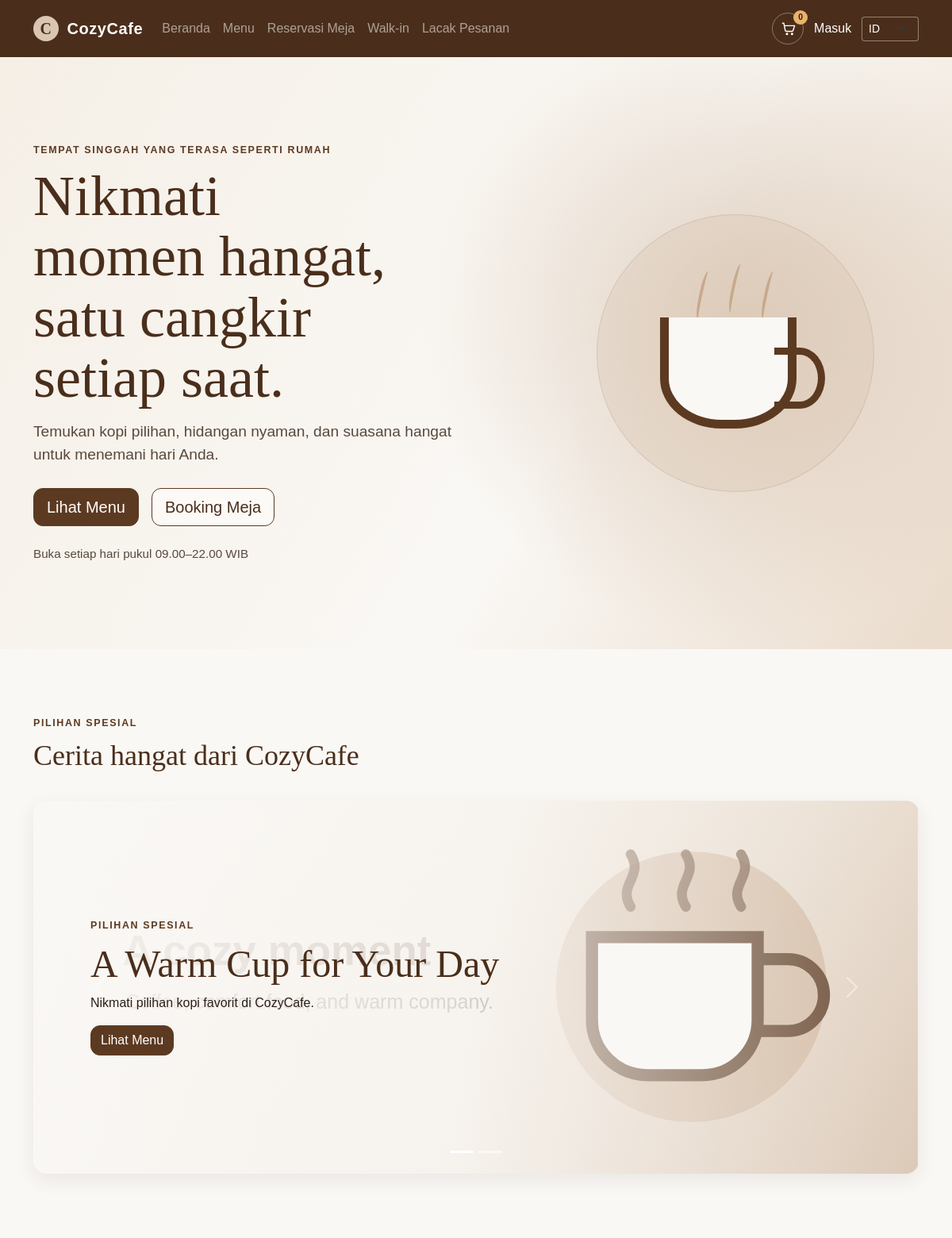
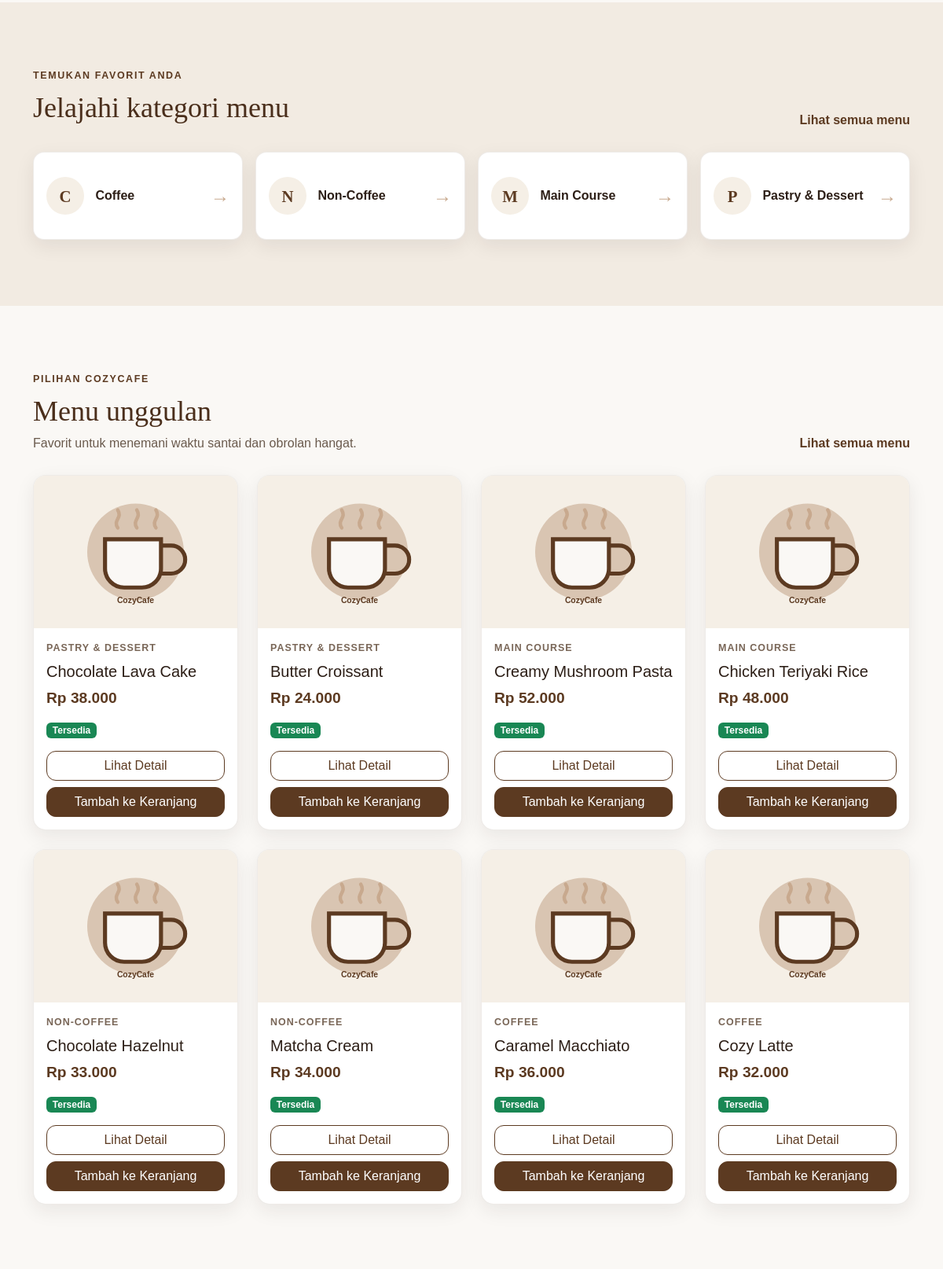
The page / (upper part) on the database its author committed (2 pictures, top to bottom).
### tables this page shows
CREATE TABLE IF NOT EXISTS banners (
    id INT UNSIGNED NOT NULL AUTO_INCREMENT,
    title VARCHAR(150) NOT NULL,
    description TEXT NULL,
    image VARCHAR(255) NOT NULL,
    button_text VARCHAR(80) NULL,
    button_url VARCHAR(255) NULL,
    start_date DATE NOT NULL,
    end_date DATE NOT NULL,
    sort_order INT NOT NULL DEFAULT 0,
    is_active TINYINT(1) NOT NULL DEFAULT 1,
    created_at DATETIME NOT NULL DEFAULT CURRENT_TIMESTAMP,
    PRIMARY KEY (id),
    KEY idx_banners_active_dates_order (is_active, start_date, end_date, sort_order)
);

CREATE TABLE IF NOT EXISTS categories (
    id INT UNSIGNED NOT NULL AUTO_INCREMENT,
    name VARCHAR(100) NOT NULL,
    slug VARCHAR(120) NOT NULL,
    sort_order INT NOT NULL DEFAULT 0,
    is_active TINYINT(1) NOT NULL DEFAULT 1,
    created_at DATETIME NOT NULL DEFAULT CURRENT_TIMESTAMP,
    PRIMARY KEY (id),
    UNIQUE KEY uq_categories_name (name),
    UNIQUE KEY uq_categories_slug (slug),
    KEY idx_categories_active_order (is_active, sort_order)
);

CREATE TABLE IF NOT EXISTS products (
    id INT UNSIGNED NOT NULL AUTO_INCREMENT,
    category_id INT UNSIGNED NOT NULL,
    name VARCHAR(150) NOT NULL,
    slug VARCHAR(170) NOT NULL,
    image VARCHAR(255) NULL,
    description TEXT NULL,
    price DECIMAL(12,2) UNSIGNED NOT NULL,
    stock INT UNSIGNED NOT NULL DEFAULT 0,
    is_available TINYINT(1) NOT NULL DEFAULT 1,
    is_featured TINYINT(1) NOT NULL DEFAULT 0,
    created_at DATETIME NOT NULL DEFAULT CURRENT_TIMESTAMP,
    updated_at DATETIME NOT NULL DEFAULT CURRENT_TIMESTAMP ON UPDATE CURRENT_TIMESTAMP,
    PRIMARY KEY (id),
    UNIQUE KEY uq_products_slug (slug),
    KEY idx_products_category_available (category_id, is_available),
    KEY idx_products_featured_available (is_featured, is_available),
    CONSTRAINT fk_products_category
        FOREIGN KEY (category_id) REFERENCES categories (id)
        ON UPDATE CASCADE ON DELETE RESTRICT
);

### includes/functions.php (called while the page is built, shortened)
<?php
function cozycafe_app_path(string $relativePath = ''): string
{
    require_once dirname(__DIR__) . DIRECTORY_SEPARATOR . 'config' . DIRECTORY_SEPARATOR . 'env.php';
    $appUrl = cozycafe_env('APP_URL', 'http://localhost/cozycafe');
    $basePath = parse_url((string) $appUrl, PHP_URL_PATH);
    $basePath = is_string($basePath) ? rtrim($basePath, '/') : '';
    return ($basePath === '' ? '' : $basePath) . '/' . $relativePath;
}
function e(string|int|float|null $value): string
{
    return htmlspecialchars((string) ($value ?? ''), ENT_QUOTES | ENT_SUBSTITUTE, 'UTF-8');
}
function format_rupiah(int|float|string $amount): string
{
    $numericAmount = (float) $amount;
    return 'Rp ' . number_format($numericAmount, 0, ',', '.');
}
function __(string $key, array $replacements = []): string
{
    $language = $_SESSION['lang'] ?? 'id';
    static $catalogues = [];
    if (!isset($catalogues[$language])) {
        $cataloguePath = dirname(__DIR__) . DIRECTORY_SEPARATOR . 'languages' . DIRECTORY_SEPARATOR . $language . '.php';
        $catalogue = require $cataloguePath;
        $catalogues[$language] = $catalogue;
    }
    $text = $catalogues[$language][$key] ?? null;
    $mappedReplacements = [];
    return strtr($text, $mappedReplacements);
}

### config/env.php (called while the page is built, shortened)
<?php
function cozycafe_env(string $key, ?string $default = null): ?string
{
    $value = getenv($key);
    return $value === false ? $default : $value;
}

### includes/storefront.php (the view, shortened to what this page needs)
<?php
require_once __DIR__ . DIRECTORY_SEPARATOR . 'functions.php';
function cozycafe_storefront_image(?string $image, string $type): string
{
    $directory = $type === 'product' ? 'products' : 'banners';
    $fallback = $type === 'product'
        ? 'assets/images/menu-placeholder.svg'
        : 'assets/images/banner-placeholder.svg';
    if (
        is_string($image)
        && preg_match(
            '/\Auploads\/' . preg_quote($directory, '/') . '\/[A-Za-z0-9][A-Za-z0-9._-]{0,248}\.(?:jpe?g|png|webp)\z/i',
            $image
        ) === 1
    ) {
        $filePath = dirname(__DIR__) . DIRECTORY_SEPARATOR
            . str_replace('/', DIRECTORY_SEPARATOR, $image);
    }
    return cozycafe_app_path($fallback);
}
function cozycafe_storefront_url(?string $url): ?string
{
    $parts = parse_url($url);
    return cozycafe_app_path($url);
}
function cozycafe_storefront_route_available(string $relativePath): bool
{
    return is_file(
        dirname(__DIR__) . DIRECTORY_SEPARATOR
        . str_replace('/', DIRECTORY_SEPARATOR, $relativePath)
    );
}
function render_storefront_product_card(array $product): void
{
    $slug = (string) ($product['slug'] ?? '');
    $detailUrl = cozycafe_app_path('customer/product-detail.php?slug=' . rawurlencode($slug));
    $inStock = (int) ($product['stock'] ?? 0) > 0 && (int) ($product['is_available'] ?? 0) === 1;
    ?>
    <article class="card card-cozy product-card h-100">
        <a class="product-card__image-link" href="<?= e($detailUrl) ?>">
            <img
                class="product-card__image"
                src="<?= e(cozycafe_storefront_image(
                    isset($product['image']) && is_string($product['image']) ? $product['image'] : null,
                    'product'
                )) ?>"
                alt="<?= e($product['name'] ?? '') ?>"
                loading="lazy"
            >
        </a>
        <div class="card-body d-flex flex-column">
            <?php if (isset($product['category_name'])): ?>
                <p class="product-card__category mb-2"><?= e($product['category_name']) ?></p>
            <?php endif; ?>
            <h3 class="h5 card-title">
                <a class="product-card__title" href="<?= e($detailUrl) ?>"><?= e($product['name'] ?? '') ?></a>
            </h3>
            <p class="product-card__price mb-3"><?= e(format_rupiah((string) ($product['price'] ?? '0'))) ?></p>
            <?php if ($inStock): ?>
                <span class="badge text-bg-success align-self-start mb-3"><?= e(__('storefront.available')) ?></span>
            <?php else: ?>
                <span class="badge text-bg-secondary align-self-start mb-3"><?= e(__('storefront.sold_out')) ?></span>
            <?php endif; ?>
            <div class="mt-auto d-grid gap-2">
                <a class="btn btn-outline-cozy" href="<?= e($detailUrl) ?>"><?= e(__('button.view_details')) ?></a>
                <form method="post" action="<?= e(cozycafe_app_path('customer/cart_action.php')) ?>" data-cart-form>
                    <button class="btn btn-cozy w-100" type="submit"<?= !$inStock ? ' disabled' : '' ?>>
                        <?= e(__('button.add_to_cart')) ?>
                    </button>
                </form>
            </div>
        </div>
    </article>
    <?php
}

### index.php (shortened to what this page needs)
<?php
require_once __DIR__ . DIRECTORY_SEPARATOR . 'includes' . DIRECTORY_SEPARATOR . 'functions.php';
require_once __DIR__ . DIRECTORY_SEPARATOR . 'includes' . DIRECTORY_SEPARATOR . 'storefront.php';
$pdo = require __DIR__ . DIRECTORY_SEPARATOR . 'config' . DIRECTORY_SEPARATOR . 'database.php';
$bannerQuery = $pdo->query(
    'SELECT title, description, image, button_text, button_url
     FROM banners
     WHERE is_active = 1
       AND start_date <= CURRENT_DATE()
       AND end_date >= CURRENT_DATE()
     ORDER BY sort_order ASC, id ASC'
);
$banners = $bannerQuery->fetchAll();
$categoryQuery = $pdo->query(
    'SELECT id, name, slug
     FROM categories
     WHERE is_active = 1
     ORDER BY sort_order ASC, name ASC'
);
$categories = $categoryQuery->fetchAll();
$featuredQuery = $pdo->query(
    'SELECT p.id, p.category_id, p.name, p.slug, p.image, p.description, p.price,
            p.stock, p.is_available, c.name AS category_name
     FROM products p
     INNER JOIN categories c ON c.id = p.category_id
     WHERE p.is_featured = 1
       AND c.is_active = 1
     ORDER BY p.created_at DESC, p.id DESC
     LIMIT 8'
);
$featuredProducts = $featuredQuery->fetchAll();
require __DIR__ . DIRECTORY_SEPARATOR . 'includes' . DIRECTORY_SEPARATOR . 'header.php';
?>
<section class="hero-section">
    <div class="container">
        <div class="hero-content">
            <p class="eyebrow"><?= e(__('storefront.hero_eyebrow')) ?></p>
            <h1><?= e(__('storefront.hero_title')) ?></h1>
            <p class="hero-copy"><?= e(__('storefront.hero_intro')) ?></p>
            <div class="d-flex flex-wrap gap-3">
                <a class="btn btn-cozy btn-lg" href="<?= e(cozycafe_app_path('customer/menu.php')) ?>">
                    <?= e(__('storefront.view_menu')) ?>
                </a>
                <?php if (cozycafe_storefront_route_available('customer/reservations/index.php')): ?>
                    <a class="btn btn-outline-cozy-light btn-lg" href="<?= e(cozycafe_app_path('customer/reservations/index.php')) ?>">
                        <?= e(__('button.book_table')) ?>
                    </a>
                <?php else: ?>
                    <span class="btn btn-outline-cozy-light btn-lg disabled" aria-disabled="true" title="<?= e(__('storefront.reservations_coming_soon')) ?>">
                        <?= e(__('button.book_table')) ?>
                    </span>
                <?php endif; ?>
            </div>
            <p class="hero-hours mt-4 mb-0"><?= e(__('storefront.operating_hours')) ?></p>
        </div>
        <div class="hero-decoration" aria-hidden="true">
            <div class="hero-cup">
                <span class="hero-steam hero-steam--one"></span>
                <span class="hero-steam hero-steam--two"></span>
                <span class="hero-steam hero-steam--three"></span>
                <span class="hero-cup__body"></span>
                <span class="hero-cup__handle"></span>
            </div>
        </div>
    </div>
</section>
<?php if ($banners !== []): ?>
    <section class="section-space container" aria-labelledby="promotions-title">
        <div class="section-heading">
            <div>
                <p class="eyebrow"><?= e(__('storefront.promotion_eyebrow')) ?></p>
                <h2 id="promotions-title"><?= e(__('storefront.promotions_title')) ?></h2>
            </div>
        </div>
        <div id="cozycafePromotions" class="carousel slide promotion-carousel" data-bs-ride="carousel">
            <?php if (count($banners) > 1): ?>
                <div class="carousel-indicators">
                    <?php foreach ($banners as $index => $banner): ?>
                        <button
                            type="button"
                            data-bs-target="#cozycafePromotions"
                            data-bs-slide-to="<?= e($index) ?>"
                            class="<?= $index === 0 ? 'active' : '' ?>"
                            aria-current="<?= $index === 0 ? 'true' : 'false' ?>"
                            aria-label="<?= e(__('storefront.promotion_slide')) ?> <?= e($index + 1) ?>"
                        ></button>
                    <?php endforeach; ?>
                </div>
            <?php endif; ?>
            <div class="carousel-inner">
                <?php foreach ($banners as $index => $banner): ?>
                    <?php
                    $bannerUrl = cozycafe_storefront_url(
                        isset($banner['button_url']) && is_string($banner['button_url']) ? $banner['button_url'] : null
                    );
                    ?>
                    <article class="carousel-item<?= $index === 0 ? ' active' : '' ?>">
                        <img
                            class="promotion-image"
                            src="<?= e(cozycafe_storefront_image(
                                isset($banner['image']) && is_string($banner['image']) ? $banner['image'] : null,
                                'banner'
                            )) ?>"
                            alt=""
                        >
                        <div class="promotion-caption">
                            <p class="eyebrow"><?= e(__('storefront.promotion_eyebrow')) ?></p>
                            <h3><?= e($banner['title'] ?? '') ?></h3>
                            <?php if (isset($banner['description']) && is_string($banner['description']) && $banner['description'] !== ''): ?>
                                <p><?= e($banner['description']) ?></p>
                            <?php endif; ?>
                            <?php if ($bannerUrl !== null): ?>
                                <a class="btn btn-cozy" href="<?= e($bannerUrl) ?>">
                                    <?= e(
                                        isset($banner['button_text']) && is_string($banner['button_text']) && $banner['button_text'] !== ''
                                            ? $banner['button_text']
                                            : __('storefront.view_menu')
                                    ) ?>
                                </a>
                            <?php endif; ?>
                        </div>
                    </article>
                <?php endforeach; ?>
            </div>
            <?php if (count($banners) > 1): ?>
                <button class="carousel-control-prev" type="button" data-bs-target="#cozycafePromotions" data-bs-slide="prev">
                    <span class="carousel-control-prev-icon" aria-hidden="true"></span>
                </button>
                <button class="carousel-control-next" type="button" data-bs-target="#cozycafePromotions" data-bs-slide="next">
                    <span class="carousel-control-next-icon" aria-hidden="true"></span>
                </button>
            <?php endif; ?>
        </div>
    </section>
<?php endif; ?>
<section class="section-space section-tint" aria-labelledby="categories-title">
    <div class="container">
        <div class="section-heading">
            <div>
                <p class="eyebrow"><?= e(__('storefront.categories_eyebrow')) ?></p>
                <h2 id="categories-title"><?= e(__('storefront.categories_title')) ?></h2>
            </div>
            <a class="text-link" href="<?= e(cozycafe_app_path('customer/menu.php')) ?>"><?= e(__('storefront.view_all_menu')) ?></a>
        </div>
        <?php if ($categories === []): ?>
            <p class="empty-state"><?= e(__('common.no_data')) ?></p>
        <?php else: ?>
            <div class="row g-3">
                <?php foreach ($categories as $category): ?>
                    <div class="col-6 col-lg-3">
                        <a
                            class="category-tile"
                            href="<?= e(cozycafe_app_path('customer/menu.php?category=' . rawurlencode((string) $category['slug']))) ?>"
                        >
                            <span class="category-tile__icon" aria-hidden="true"><?= e(strtoupper(substr((string) $category['name'], 0, 1))) ?></span>
                            <span class="category-tile__name"><?= e($category['name']) ?></span>
                            <span class="category-tile__arrow" aria-hidden="true">&rarr;</span>
                        </a>
                    </div>
                <?php endforeach; ?>
            </div>
        <?php endif; ?>
    </div>
</section>
<section class="section-space container" aria-labelledby="featured-title">
    <div class="section-heading">
        <div>
            <p class="eyebrow"><?= e(__('storefront.featured_eyebrow')) ?></p>
            <h2 id="featured-title"><?= e(__('storefront.featured_title')) ?></h2>
            <p class="section-intro"><?= e(__('storefront.featured_intro')) ?></p>
        </div>
        <a class="text-link" href="<?= e(cozycafe_app_path('customer/menu.php')) ?>"><?= e(__('storefront.view_all_menu')) ?></a>
    </div>
    <?php if ($featuredProducts === []): ?>
        <p class="empty-state"><?= e(__('storefront.no_featured_products')) ?></p>
    <?php else: ?>
        <div class="row g-4">
            <?php foreach ($featuredProducts as $product): ?>
                <div class="col-12 col-sm-6 col-xl-3">
                    <?php render_storefront_product_card($product); ?>
                </div>
            <?php endforeach; ?>
        </div>
    <?php endif; ?>
</section>
<?php require __DIR__ . DIRECTORY_SEPARATOR . 'includes' . DIRECTORY_SEPARATOR . 'footer.php'; ?>

### rows shown on the page
banners: title "A Warm Cup for Your Day", description "Nikmati pilihan kopi favorit di CozyCafe.", button_text "Lihat Menu"
categories: name "C", name "Coffee"
categories: name "N", name "Non-Coffee"
categories: name "M", name "Main Course"
categories: name "P", name "Pastry & Dessert"
products: category.name "PASTRY & DESSERT", name "Chocolate Lava Cake", price "Rp 38.000"
products: category.name "PASTRY & DESSERT", name "Butter Croissant", price "Rp 24.000"
products: category.name "MAIN COURSE", name "Creamy Mushroom Pasta", price "Rp 52.000"
products: category.name "MAIN COURSE", name "Chicken Teriyaki Rice", price "Rp 48.000"
products: category.name "NON-COFFEE", name "Chocolate Hazelnut", price "Rp 33.000"
products: category.name "NON-COFFEE", name "Matcha Cream", price "Rp 34.000"
products: category.name "COFFEE", name "Caramel Macchiato", price "Rp 36.000"
products: category.name "COFFEE", name "Cozy Latte", price "Rp 32.000"

### other values the page prints
__('nav.home') "Beranda"
__('nav.menu') "Menu"
__('nav.reservations') "Reservasi Meja"
__('nav.walkin') "Walk-in"
__('nav.track_order') "Lacak Pesanan"
$cartCount > 99 ? '99+' : $cartCount "0"
$customerId !== null ? __('nav.account') : __('nav.login') "Masuk"
__('storefront.hero_eyebrow') "TEMPAT SINGGAH YANG TERASA SEPERTI RUMAH"
__('storefront.hero_title') "Nikmati momen hangat, satu cangkir setiap saat."
__('storefront.hero_intro') "Temukan kopi pilihan, hidangan nyaman, dan suasana hangat untuk menemani hari Anda."
__('storefront.view_menu') "Lihat Menu"
__('button.book_table') "Booking Meja"
__('storefront.operating_hours') "Buka setiap hari pukul 09.00–22.00 WIB"
__('storefront.promotion_eyebrow') "PILIHAN SPESIAL"
__('storefront.promotions_title') "Cerita hangat dari CozyCafe"
